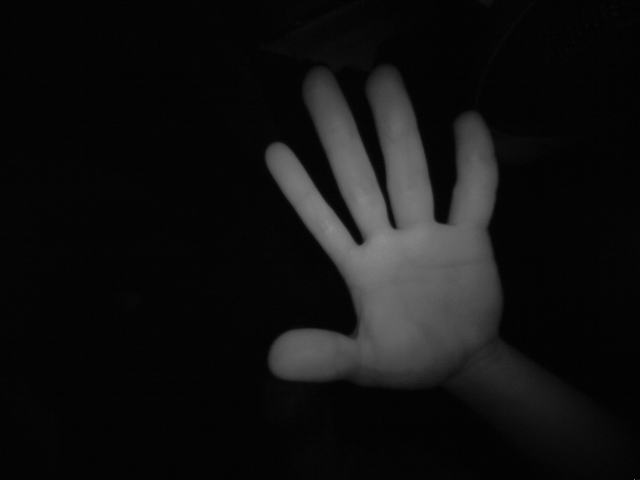
#> input picture images/raw_0_L.png, 640 x 480 px
$ python -i segHand.py   (imports and definitions only)
#> lines starting #> are read from the running program, lines starting #| are printed output that depends on the picture
#> further down, picture is the input picture: shape (480, 640, 3); min 0, max 142, mean 17.3
import numpy as np
import cv2 as cv

def segHand(imInput):
	# Filter original
	imFiltered = cv.GaussianBlur(imInput, (3,3), 10)
	# cv.imshow('Blurred', imFiltered)

	# Calculate sharper image
	lapKernel = np.array([[1, 1, 1], [1, -8, 1], [1, 1, 1]])
	imLaplacian = cv.filter2D(imFiltered, cv.CV_32F, lapKernel) # Apply laplacian filter
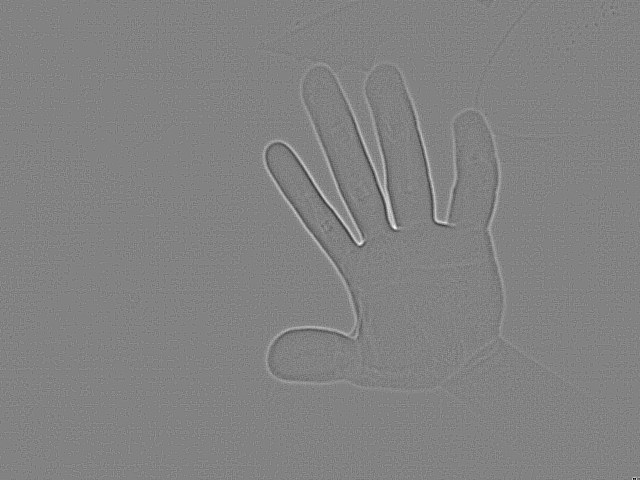
#> imLaplacian: shape (480, 640, 3) float32; min -66, max 63, mean 0; drawn with min black and max white

	imSharp = np.float32(imInput) - imLaplacian
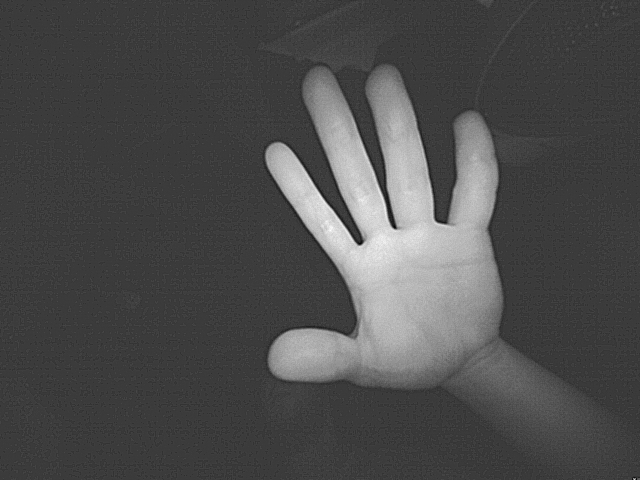
#> imSharp: shape (480, 640, 3) float32; min -42, max 155, mean 17.3; drawn with min black and max white
	imSharp = np.uint8(np.clip(imSharp, 0, 255) )
	# cv.imshow('Sharp', imSharp)

	# Otsu Threshold
#> (the run stopped early here; a loop or call above may not have finished)

$ run again, on images/raw_152479_L.png
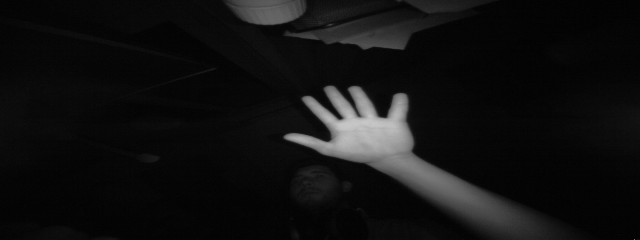
#> input picture images/raw_152479_L.png, 640 x 240 px
#> picture is the input picture: shape (240, 640, 3); min 0, max 200, mean 16.9
#> in segHand, `imLaplacian = cv.filter2D(imFiltered, cv.CV_32F, lapKernel)`:
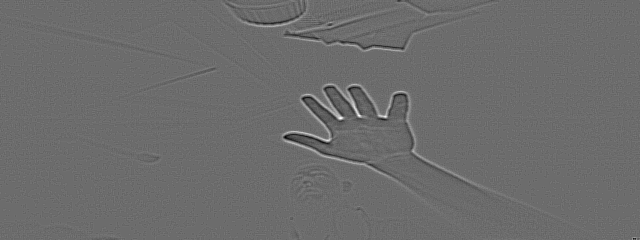
#> imLaplacian: shape (240, 640, 3) float32; min -86, max 116, mean 0; drawn with min black and max white
#> in segHand, `imSharp = np.float32(imInput) - imLaplacian`:
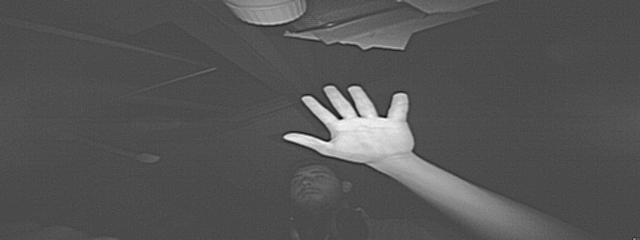
#> imSharp: shape (240, 640, 3) float32; min -89, max 228, mean 16.9; drawn with min black and max white

$ run again, on images/raw_155381_L.png
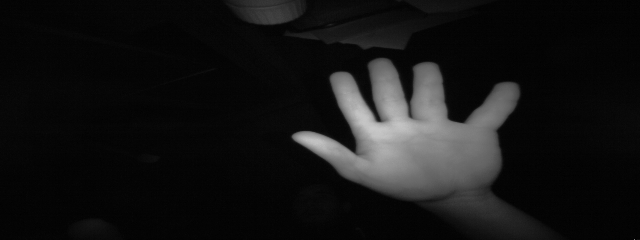
#> input picture images/raw_155381_L.png, 640 x 240 px
#> picture is the input picture: shape (240, 640, 3); min 0, max 200, mean 20.9
#> in segHand, `imLaplacian = cv.filter2D(imFiltered, cv.CV_32F, lapKernel)`:
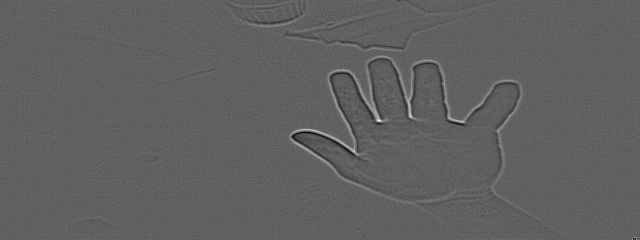
#> imLaplacian: shape (240, 640, 3) float32; min -71, max 116, mean 0; drawn with min black and max white
#> in segHand, `imSharp = np.float32(imInput) - imLaplacian`:
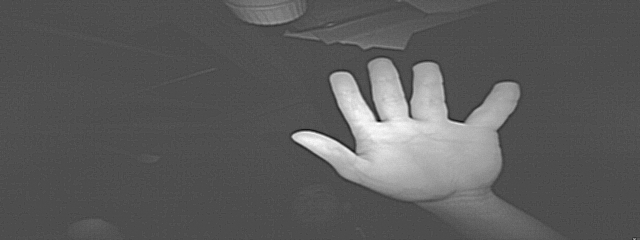
#> imSharp: shape (240, 640, 3) float32; min -89, max 216, mean 20.9; drawn with min black and max white
